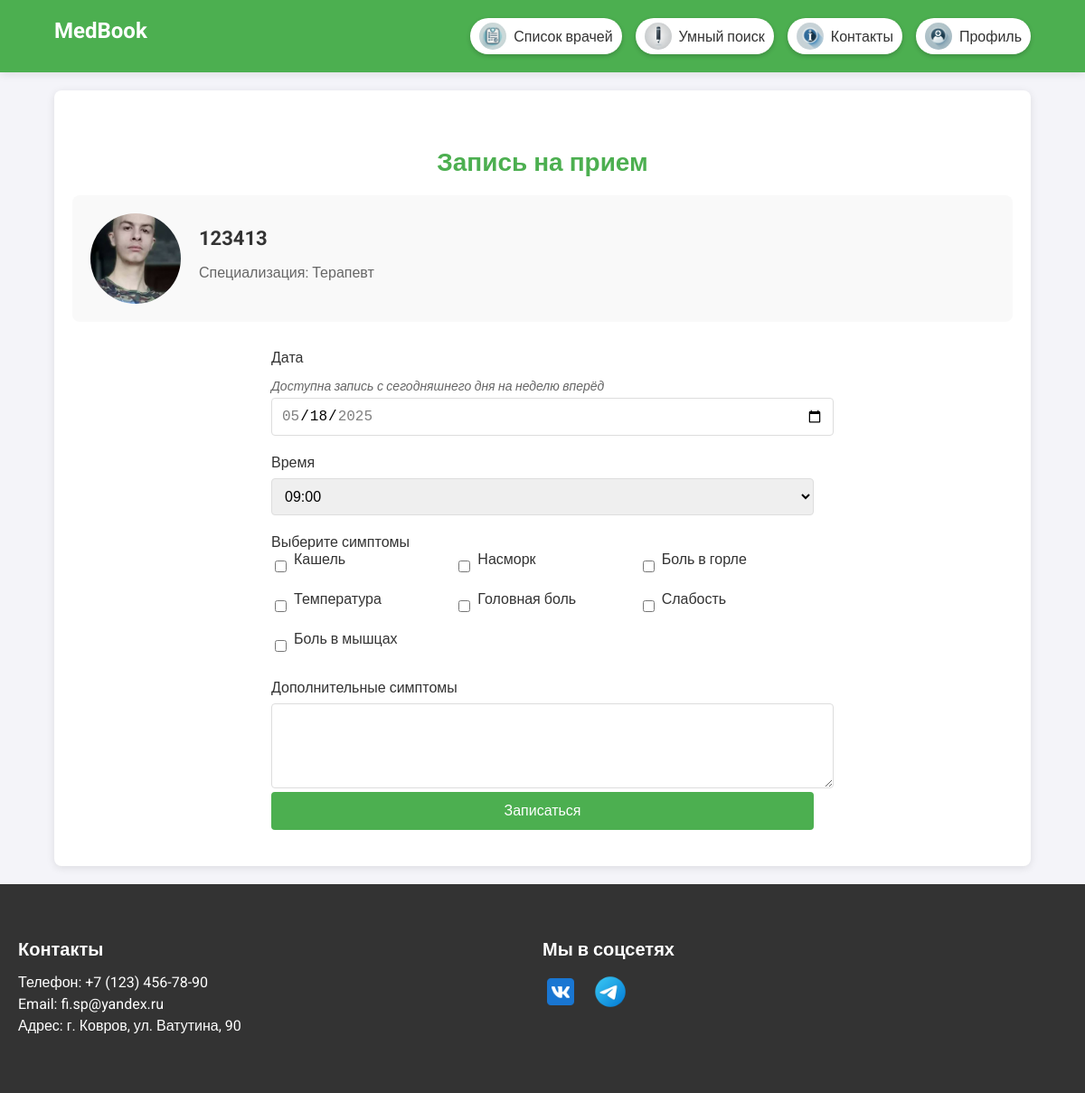
Screenshot of /book-appointment/11/ (signed in) with the database file from the repository.
### doctor_app/models.py (models this page shows, shortened)
class Doctor(models.Model):
    SPECIALIZATION_CHOICES = [
        ('Терапевт', 'Терапевт'),
        ('Кардиолог', 'Кардиолог'),
        ('Невролог', 'Невролог'),
        ('Дерматолог', 'Дерматолог'),
    ]
    name = models.CharField(max_length=100)
    specialization = models.CharField(max_length=100, choices=SPECIALIZATION_CHOICES)
    schedule = models.TextField()
    photo = models.ImageField(upload_to='doctors/', null=True, blank=True)
    related_symptoms = models.ManyToManyField(Symptom, related_name='related_doctors', blank=True)

class Symptom(models.Model):
    name = models.CharField(max_length=100)

### doctor_app/views.py (the view)
# urls.py: path('book-appointment/<int:doctor_id>/', book_appointment, name='book_appointment'),
@login_required
def book_appointment(request, doctor_id):
    doctor = get_object_or_404(Doctor, id=doctor_id)
    related_symptoms = Symptom.objects.filter(doctor_groups__doctors=doctor).distinct()
    symptom_groups = DoctorSymptomGroup.objects.filter(doctors=doctor)
    group_symptoms = Symptom.objects.filter(doctor_groups__in=symptom_groups).distinct()
    all_symptoms = related_symptoms | group_symptoms
    current_datetime = datetime.now()
    current_date = current_datetime.date()
    current_time = current_datetime.time()
    max_date = (current_date + timedelta(days=7)).strftime('%Y-%m-%d')
    min_date = current_date.strftime('%Y-%m-%d')
    selected_date = request.POST.get('date') or request.GET.get('date') or current_date.strftime('%Y-%m-%d')
    try:
        selected_date_obj = datetime.strptime(selected_date, '%Y-%m-%d').date()
        if selected_date_obj < current_date:
            messages.error(request, 'Невозможно выбрать прошедшую дату.')
            return redirect(request.path + f"?date={min_date}")
        elif selected_date_obj > current_date + timedelta(days=7):
            messages.error(request, 'Можно записаться только на неделю вперед.')
            return redirect(request.path + f"?date={max_date}")
    except ValueError:
        messages.error(request, 'Неверный формат даты.')
        return redirect(request.path + f"?date={min_date}")
    all_time_slots = [time(hour, minute) for hour in range(9, 17) for minute in (0, 15, 30, 45)]
    booked_appointments = Appointment.objects.filter(doctor=doctor, date=selected_date_obj)
    booked_slots_strings = {appointment.time.strftime("%H:%M") for appointment in booked_appointments}
    available_time_slots = [(t.strftime("%H:%M"), t.strftime("%H:%M")) for t in all_time_slots if t.strftime("%H:%M") not in booked_slots_strings]
    if request.method == 'POST' and 'time' in request.POST:
        form = AppointmentForm(request.POST, doctor=doctor, selected_date=selected_date_obj)
        form.fields['symptoms'].queryset = all_symptoms
        form.fields['time'].choices = available_time_slots
        if form.is_valid():
            selected_time_str = form.cleaned_data['time']
            updated_booked_slots = {appointment.time.strftime("%H:%M") for appointment in Appointment.objects.filter(doctor=doctor, date=selected_date_obj)}
            if selected_time_str in updated_booked_slots:
                messages.error(request, 'Выбранное время уже занято. Пожалуйста, выберите другое.')
                return redirect(request.path + f"?date={selected_date}")
            selected_time = datetime.strptime(selected_time_str, "%H:%M").time()
            if selected_date_obj == current_date and selected_time <= current_time:
                messages.error(request, 'Невозможно записаться на прошедшее время.')
                return redirect(request.path + f"?date={selected_date}")
            appointment = form.save(commit=False)
            appointment.doctor = doctor
            appointment.patient_name = request.user.username
            appointment.patient_email = request.user.email
            appointment.custom_symptoms_text = form.cleaned_data.get('custom_symptoms', '')
            appointment.time = selected_time
            appointment.date = selected_date_obj
            appointment.save()
            symptom_ids = request.POST.getlist('symptoms')
            if symptom_ids:
                symptoms = Symptom.objects.filter(id__in=symptom_ids)
                appointment.symptoms.set(symptoms)
            messages.success(request, f'Вы успешно записались к врачу {doctor.name}')
            subject = 'Подтверждение записи к врачу'
            message = (f'Здравствуйте, {request.user.username}!\n\n'
                       f'Вы записались на прием к врачу {doctor.name}.\n'
                       f'Дата: {selected_date}\n'
                       f'Время: {selected_time.strftime("%H:%M")}\n\n'
                       f'Спасибо за использование нашего сервиса!')
            recipient_list = [request.user.email]
            try:
                send_mail(
                    subject,
                    message,
                    settings.EMAIL_HOST_USER,
                    recipient_list,
                    fail_silently=False
                )
            except Exception as e:
                print(f"Error sending email: {str(e)}")
                messages.info(request, 'Запись создана успешно, но письмо с подтверждением может прийти с задержкой.')
            return redirect('profile')
    else:
        form = AppointmentForm(doctor=doctor, selected_date=selected_date_obj)
        form.fields['symptoms'].queryset = all_symptoms
        form.fields['time'].choices = available_time_slots
    return render(request, 'doctor/booking.html', {
        'form': form,
        'doctor': doctor,
        'related_symptoms': all_symptoms,
        'min_date': min_date,
        'max_date': max_date,
        'selected_date': selected_date,
    })

### doctor_app/templates/doctor/booking.html (shortened to what this page needs)
<!DOCTYPE html>
<html lang="ru">
<head>
</head>
<body>
    <header>
        <div class="container">
            <div class="header-left">
                <a href="{% url 'index' %}" style="text-decoration: none; color: white;">
                    <h1>MedBook</h1>
                </a>
            </div>
            <div class="header-right">
                <a href="{% url 'all_doctors' %}" class="doctors-icon">
                    {% load static %}
                    <img src="{% static 'images/doctors-icon.png' %}" alt="Список">
                    <span>Список врачей</span>
                </a>
                <a href="{% url 'smart_search' %}" class="reg-doctors-icon">
                    {% load static %}
                    <img src="{% static 'images/reg-doctors-icon.png' %}">
                    <span>Умный поиск</span>
                </a>
                <a href="{% url 'contact' %}" class="contact-icon">
                    {% load static %}
                    <img src="{% static 'images/contact-icon.png' %}" alt="Контакты">
                    <span>Контакты</span>
                </a>
                <a href="{% url 'profile' %}" class="profile-icon">
                    {% load static %}
                    <img src="{% static 'images/profile-icon.png' %}" alt="Профиль">
                    <span>Профиль</span>
                </a>
            </div>
        </div>
    </header>
    <main>
        <div class="container">
            <section class="booking-section">
                <h2>Запись на прием</h2>
                <div class="doctor-info">
                    {% if doctor.photo %}
                        <img src="{{ doctor.photo.url }}" alt="Фото врача">
                    {% else %}
                        <img src="/media/images/default-doctor.png" alt="Фото врача">
                    {% endif %}
                    <div class="doctor-details">
                        <h3>{{ doctor.name }}</h3>
                        <p>Специализация: {{ doctor.specialization }}</p>
                    </div>
                </div>
                <form method="post" class="appointment-form">
                    <div class="form-group">
                        <label for="id_date">Дата</label>
                        <p class="date-info">Доступна запись с сегодняшнего дня на неделю вперёд</p>
                        <input type="date" name="date" id="id_date" required
                            min="{{ min_date }}" max="{{ max_date }}"
                            value="{{ selected_date }}">
                    </div>
                    <div class="form-group">
                        <label for="id_time">Время</label>
                        <select name="time" id="id_time" class="form-control">
                            {% for value, label in form.time.field.choices %}
                                <option value="{{ value }}">{{ label }}</option>
                            {% endfor %}
                        </select>
                    </div>
                    <div class="symptoms-group">
                        <label>Выберите симптомы</label>
                        {% if related_symptoms %}
                            <div class="symptoms-options">
                                {% for symptom in related_symptoms %}
                                    <div class="symptoms-option">
                                        <input type="checkbox" name="symptoms" id="symptom_{{ symptom.id }}" value="{{ symptom.id }}">
                                        <label for="symptom_{{ symptom.id }}">{{ symptom.name }}</label>
                                    </div>
                                {% endfor %}
                            </div>
                        {% else %}
                            <p class="no-symptoms">Для данного врача симптомы не указаны.</p>
                        {% endif %}
                    </div>
                    <div class="custom-symptoms">
                        <label for="id_custom_symptoms">Дополнительные симптомы</label>
                        <textarea name="custom_symptoms" id="id_custom_symptoms" rows="4"></textarea>
                    </div>
                    <button type="submit" class="btn">Записаться</button>
                </form>
            </section>
        </div>
    </main>
    <footer>
        <div class="footer-container">
            <div class="footer-info">
                <h3>Контакты</h3>
                <p>Телефон: +7 (123) 456-78-90</p>
                <p>Email: fi.sp@yandex.ru</p>
                <p>Адрес: г. Ковров, ул. Ватутина, 90</p>
            </div>
            <div class="footer-social">
                <h3>Мы в соцсетях</h3>
                <div class="social-icons">
                    <a href="https://vk.com" target="_blank">
                        {% load static %}
                        <img src="{% static 'images/vk.png' %}" alt="ВКонтакте">
                    </a>
                    <a href="https://t.me/doctor_projects" target="_blank">
                        {% load static %}
                        <img src="{% static 'images/tg.png' %}" alt="Telegram">
                    </a>
                </div>
            </div>
        </div>
    </footer>
</body>
</html>

### doctor_app/templates/doctor/booking.html (style rules this page uses)
body { font-family: 'Roboto', sans-serif; margin: 0; padding: 0; background-color: #f4f4f9; color: #333; display: flex; flex-direction: column; min-height: 100vh; }
.container { width: 90%; max-width: 1200px; margin: 0 auto; }
header { background-color: #4CAF50; color: white; padding: 20px 0; box-shadow: 0 2px 10px rgba(0, 0, 0, 0.1); }
header h1 { margin: 0; font-size: 24px; }
.header-left, .header-right { display: inline-block; vertical-align: middle; }
.header-right { display: flex; align-items: center; gap: 15px; float: right; }
.header-right a { display: flex; align-items: center; gap: 8px; background-color: white; padding: 5px 10px; border-radius: 20px; box-shadow: 0 2px 5px rgba(0, 0, 0, 0.2); text-decoration: none; color: #333; font-size: 16px; font-weight: 500; transition: background-color 0.3s ease, transform 0.2s ease; }
.header-right a img { width: 30px; height: 30px; }
.booking-section { background-color: white; padding: 40px 20px; margin: 20px 0; border-radius: 8px; box-shadow: 0 2px 10px rgba(0, 0, 0, 0.1); }
.booking-section h2 { margin-bottom: 20px; font-size: 28px; color: #4CAF50; text-align: center; }
.doctor-info { display: flex; align-items: center; margin-bottom: 30px; padding: 20px; background-color: #f9f9f9; border-radius: 8px; }
.doctor-info img { width: 100px; height: 100px; border-radius: 50%; object-fit: cover; margin-right: 20px; }
.doctor-details h3 { margin: 5px 0; font-size: 22px; color: #333; }
.doctor-details p { font-size: 16px; color: #666; }
.appointment-form { max-width: 600px; margin: 0 auto; }
.form-group { margin-bottom: 20px; }
.form-group label { display: block; margin-bottom: 8px; font-weight: 500; }
.form-group input, .form-group select { width: 100%; padding: 10px; border: 1px solid #ddd; border-radius: 4px; font-size: 16px; }
.symptoms-group { margin-top: 20px; }
.symptoms-group label { margin-bottom: 15px; font-weight: 500; }
.symptoms-options { display: grid; grid-template-columns: repeat(auto-fill, minmax(150px, 1fr)); gap: 10px; margin-bottom: 20px; }
.symptoms-option { display: flex; align-items: center; }
.symptoms-option input { margin-right: 8px; }
.btn { background-color: #4CAF50; color: white; padding: 12px 24px; border: none; border-radius: 4px; cursor: pointer; font-size: 16px; text-decoration: none; display: inline-block; width: 100%; text-align: center; }
.custom-symptoms { margin-top: 20px; }
.custom-symptoms label { display: block; margin-bottom: 8px; }
.custom-symptoms textarea { width: 100%; padding: 10px; border: 1px solid #ddd; border-radius: 4px; font-size: 16px; resize: vertical; }
.date-info { font-size: 14px; color: #666; margin-bottom: 5px; font-style: italic; }
.profile-icon img, .doctors-icon img, .reg-doctors-icon img, .contact-icon img { border-radius: 50%; width: 50px; height: 50px; object-fit: cover; }
footer { background-color: #333; color: white; padding: 40px 0; margin-top: auto; }
.footer-container { display: flex; justify-content: space-between; align-items: flex-start; flex-wrap: wrap; max-width: 1200px; margin: 0 auto; padding: 0 20px; }
.footer-info, .footer-social { flex: 1; min-width: 250px; margin-bottom: 20px; }
.footer-info h3, .footer-social h3 { margin-bottom: 15px; font-size: 20px; }
.footer-info p { margin: 5px 0; }
.footer-social .social-icons { display: flex; gap: 15px; }
.footer-social .social-icons a { display: flex; align-items: center; justify-content: center; text-decoration: none; color: white; }
.footer-social .social-icons a img { width: 40px; height: 40px; transition: transform 0.2s ease; }

### rows the page displays
Doctor: photo (picture), name "123413", specialization "Терапевт"
Symptom: name "Кашель"
Symptom: name "Насморк"
Symptom: name "Боль в горле"
Symptom: name "Температура"
Symptom: name "Головная боль"
Symptom: name "Слабость"
Symptom: name "Боль в мышцах"

### other values shown
form field time "09:00"
